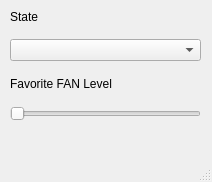
<?xml version="1.0" encoding="UTF-8"?>
<ui version="4.0">
 <class>MainWindow</class>
 <widget class="QMainWindow" name="MainWindow">
  <property name="geometry">
   <rect>
    <x>0</x>
    <y>0</y>
    <width>212</width>
    <height>182</height>
   </rect>
  </property>
  <property name="sizePolicy">
   <sizepolicy hsizetype="Preferred" vsizetype="Preferred">
    <horstretch>0</horstretch>
    <verstretch>0</verstretch>
   </sizepolicy>
  </property>
  <property name="minimumSize">
   <size>
    <width>212</width>
    <height>182</height>
   </size>
  </property>
  <property name="maximumSize">
   <size>
    <width>212</width>
    <height>182</height>
   </size>
  </property>
  <property name="windowTitle">
   <string>Air Purifier 2 CTRL</string>
  </property>
  <widget class="QWidget" name="centralwidget">
   <widget class="QWidget" name="verticalLayoutWidget">
    <property name="geometry">
     <rect>
      <x>10</x>
      <y>0</y>
      <width>191</width>
      <height>121</height>
     </rect>
    </property>
    <layout class="QVBoxLayout" name="verticalLayout">
     <item>
      <widget class="QLabel" name="stateLabel">
       <property name="text">
        <string>State</string>
       </property>
      </widget>
     </item>
     <item>
      <widget class="QComboBox" name="stateComboBox"/>
     </item>
     <item>
      <widget class="QLabel" name="favLabel">
       <property name="text">
        <string>Favorite FAN Level</string>
       </property>
      </widget>
     </item>
     <item>
      <widget class="QSlider" name="favSlider">
       <property name="minimum">
        <number>1</number>
       </property>
       <property name="maximum">
        <number>16</number>
       </property>
       <property name="orientation">
        <enum>Qt::Horizontal</enum>
       </property>
      </widget>
     </item>
    </layout>
   </widget>
  </widget>
  <widget class="QMenuBar" name="menubar">
   <property name="geometry">
    <rect>
     <x>0</x>
     <y>0</y>
     <width>212</width>
     <height>30</height>
    </rect>
   </property>
  </widget>
  <widget class="QStatusBar" name="statusbar"/>
 </widget>
 <resources/>
 <connections/>
</ui>
